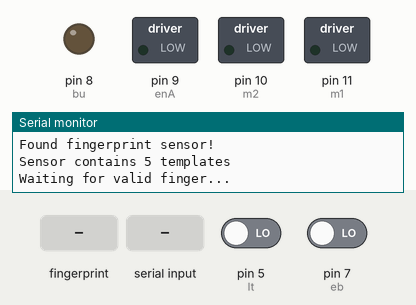
Recording of a sketch running on a simulated Arduino Uno, built with avr-gcc and run on an emulated ATmega328P. Shown: switched loads named in the sketch (green lamp = pin HIGH), output pins drawn as LEDs (lit = HIGH), the last lines printed to the serial monitor. The inputs (shaded band) are chosen by the test bench; at power-on: pin 5 (lt) LOW, pin 7 (eb) LOW.

Above: at 3.3 s.
3.4 s: finger stored as number 1 placed on the sensor
At 4.4 s:
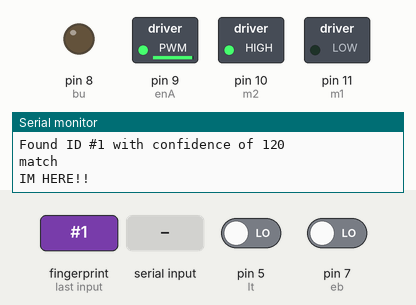
At 5.8 s:
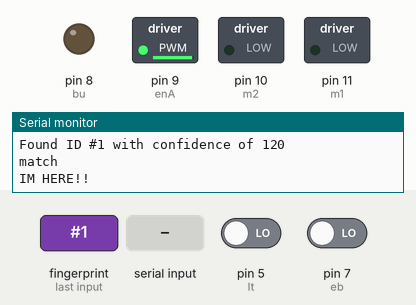
6.1 s: "90,45\n" received over Serial
Timing chart, 0 to 9.1 s (numbered marks = the images above; inputs shaded):
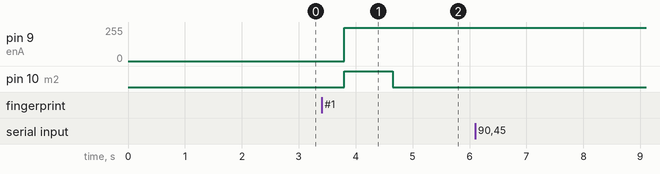

The sketch:

fingerprint_door_lock.ino
```cpp
#include <Adafruit_Fingerprint.h> //fingerprint library
#include <SoftwareSerial.h>
SoftwareSerial mySerial(2, 3); //Rx Tx pins declaration of fingerprint sensor
uint8_t id;
////////GLOBAL VARIABLES////////////////////////////

Adafruit_Fingerprint finger = Adafruit_Fingerprint(&mySerial);//1234puppy
const int threshold  = 80;  //Minimum Threshold confidence needed to verify the fingerprint
int bu=8; //buzzer
int count = 0;
int counter = 0; //counter to count No. of invalid attempts
int eb=7; //Enroll pushbutton

//////////////////////////////////////////////////

//////////////////////   SETUP BEGINS  ///////////////////////

void setup()
{


  enroll_setup();  //setup function for enrollment of aa individual

  motor_setup();  // motor setup
  finger_setup(); //fingerprint setup
  pinMode(bu,OUTPUT);  //buzzer
  pinMode(eb,INPUT); //enroll push button
}

//////////////////// SETUP END ////////////////////////////////

//////////////////// LOOP BEGINS ////////////////////////////
void loop()
{
  if(digitalRead(eb)==HIGH)  //if enroll button is detected high
  {
  getFingerprintIDez(); //function to verify the fingerprint
  delay(50);
  }
 else if(digitalRead(eb)==LOW) //if enroll button detected low :enrollment mode
  {
   getFingerprintIDez();  //function to verify the fingerprint of admins
   delay(50);
   if(finger.fingerID==1||finger.fingerID==2) //condition to check the id of admins as only admins will be able to enroll another person
   {
  Serial.println("Ready to enroll a fingerprint!");
  Serial.println("Please type in the ID # (from 1 to 127) you want to save this finger as..."); //unique id to store fingerprint of new enrolled person
  id = readnumber();  // function to read the id from serial monitor
  if (id == 0) {// ID #0 not allowed, try again!
     return;
  }
  Serial.print("Enrolling ID #");
  Serial.println(id);

  while (!  getFingerprintEnroll() ); //WAITING FOR THE FINGERPRINT TO BE DETECTED
   }
  }
}
/////////////////////////  LOOP ENDS /////////////////////////////////
```

enroll.ino
```cpp
#include <Adafruit_Fingerprint.h>  //ADAFRUIT FINGERPRINT LIBRARY

// On Leonardo/Micro or others with hardware serial, use those! #0 is green wire, #1 is white

/*This is a pre-defined library function used to detect the fingerprint sensor
 * and if fingerprint sensor is detected
 * this function will used to enroll a new fingerprint with a unique id
 */

void enroll_setup()
{

  Serial.begin(9600); //setting Baud rate for serial communication
  while (!Serial);  // For Yun/Leo/Micro/Zero/...
  delay(100);
  Serial.println("\n\nAdafruit Fingerprint sensor enrollment");

  // set the data rate for the sensor serial port
  finger.begin(57600);

  if (finger.verifyPassword()) {    // checking whether fingerprint sensor is connected or not
    Serial.println("Found fingerprint sensor!");
  } else {
    Serial.println("Did not find fingerprint sensor :(");
    while (1) { delay(1); }
  }
}

uint8_t readnumber(void) {
  uint8_t num = 0;

  while (num == 0) {
    while (! Serial.available());
    num = Serial.parseInt();
  }
  return num;
}
/*
 * This function is used to check whether fingerprint image has
 * been taken properly or not.
 */
uint8_t getFingerprintEnroll() {

  int p = -1;
  Serial.print("Waiting for valid finger to enroll as #"); Serial.println(id);
  while (p != FINGERPRINT_OK) {
    p = finger.getImage();
    switch (p) {
    case FINGERPRINT_OK:
      Serial.println("Image taken");
      break;
    case FINGERPRINT_NOFINGER:
      Serial.println(".");
      break;
    case FINGERPRINT_PACKETRECIEVEERR:
      Serial.println("Communication error");
      break;
    case FINGERPRINT_IMAGEFAIL:
      Serial.println("Imaging error");
      break;
    default:
      Serial.println("Unknown error");
      break;
    }
  }

  // OK success!

  p = finger.image2Tz(1);
  switch (p) {
    case FINGERPRINT_OK:
      Serial.println("Image converted");
      break;
    case FINGERPRINT_IMAGEMESS:
      Serial.println("Image too messy");
      return p;
    case FINGERPRINT_PACKETRECIEVEERR:
      Serial.println("Communication error");
      return p;
    case FINGERPRINT_FEATUREFAIL:
      Serial.println("Could not find fingerprint features");
      return p;
    case FINGERPRINT_INVALIDIMAGE:
      Serial.println("Could not find fingerprint features");
      return p;
    default:
      Serial.println("Unknown error");
      return p;
  }

  Serial.println("Remove finger");
  delay(2000);
  p = 0;
  while (p != FINGERPRINT_NOFINGER) {
    p = finger.getImage();
  }
  Serial.print("ID "); Serial.println(id);
  p = -1;
  Serial.println("Place same finger again");
  while (p != FINGERPRINT_OK) {
    p = finger.getImage();
    switch (p) {
    case FINGERPRINT_OK:
      Serial.println("Image taken");
      break;
    case FINGERPRINT_NOFINGER:
      Serial.print(".");
      break;
    case FINGERPRINT_PACKETRECIEVEERR:
      Serial.println("Communication error");
      break;
    case FINGERPRINT_IMAGEFAIL:
      Serial.println("Imaging error");
      break;
    default:
      Serial.println("Unknown error");
      break;
    }
  }

  // OK success!

  p = finger.image2Tz(2);
  switch (p) {
    case FINGERPRINT_OK:
      Serial.println("Image converted");
      break;
    case FINGERPRINT_IMAGEMESS:
      Serial.println("Image too messy");
      return p;
    case FINGERPRINT_PACKETRECIEVEERR:
      Serial.println("Communication error");
      return p;
    case FINGERPRINT_FEATUREFAIL:
      Serial.println("Could not find fingerprint features");
      return p;
    case FINGERPRINT_INVALIDIMAGE:
      Serial.println("Could not find fingerprint features");
      return p;
    default:
      Serial.println("Unknown error");
      return p;
  }

  // OK converted!
  Serial.print("Creating model for #");  Serial.println(id);

  p = finger.createModel();
  if (p == FINGERPRINT_OK) {
    Serial.println("Prints matched!");
  } else if (p == FINGERPRINT_PACKETRECIEVEERR) {
    Serial.println("Communication error");
    return p;
  } else if (p == FINGERPRINT_ENROLLMISMATCH) {
    Serial.println("Fingerprints did not match");
    return p;
  } else {
    Serial.println("Unknown error");
    return p;
  }

  Serial.print("ID "); Serial.println(id);
  p = finger.storeModel(id);
  if (p == FINGERPRINT_OK) {
    Serial.println("Stored!");
  } else if (p == FINGERPRINT_PACKETRECIEVEERR) {
    Serial.println("Communication error");
    return p;
  } else if (p == FINGERPRINT_BADLOCATION) {
    Serial.println("Could not store in that location");
    return p;
  } else if (p == FINGERPRINT_FLASHERR) {
    Serial.println("Error writing to flash");
    return p;
  } else {
    Serial.println("Unknown error");
    return p;
  }
}
```

finger.ino
```cpp
int lt=5;   // Door lock limit switch
int ch= 0;
/*
 * This function for setup of fingerprint sensor
 */
void  finger_setup()
{
  pinMode(lt,INPUT);  // state of limit switch pin taken as input
  Serial.begin(9600); //setting the baud rate for serial communication
  while (!Serial);
  Serial.println("\n\nAdafruit finger detect test");

  // set the data rate for the sensor serial port
  finger.begin(57600);

  if (finger.verifyPassword()) {
    Serial.println("Found fingerprint sensor!");
  } else {
    Serial.println("Did not find fingerprint sensor :(");
    while (1) { delay(1); }
  }

  finger.getTemplateCount();
  Serial.print("Sensor contains "); Serial.print(finger.templateCount); Serial.println(" templates");
  Serial.println("Waiting for valid finger...");
}

/*
 * This function is used to verify the fingerprint
 * and open or close the door lock as per the conditions of limit switch
 */

int getFingerprintIDez() {

  uint8_t p = finger.getImage();
  if (p != FINGERPRINT_OK) return -1;


  p = finger.image2Tz();
  if (p != FINGERPRINT_OK) return -1;


  p = finger.fingerFastSearch();
  if (p != FINGERPRINT_OK)
  {
    if (p == FINGERPRINT_NOTFOUND)
    {
      Serial.println("not found");
      count ++;
      if(count == 3)
      {
        tone(bu,10000,2000);
        count = 0;
        Serial.println("buzzer");
      }
    }
    return -1;
  }


  // found a match!
  Serial.print("Found ID #"); Serial.print(finger.fingerID);
  Serial.print(" with confidence of "); Serial.println(finger.confidence);

  if(finger.confidence > threshold)  //checking the confidence of fingerprint detected
  {
    Serial.println("match");
    if(digitalRead(lt)==LOW) //if limit switch detected low,and if fingerprint is verified then doorlock will open
    {
    motor_run(0,250);//add numbers to be tested add 1 or 0 in first parameter to change direction of rotation and second parameter is for speed.
    delay(850);//add delay in ms as required.
    //motor_run(0,85);
    //delay(1000);
    motor_stop();
    delay(2000);
    }
   else if(digitalRead(lt)==HIGH) ////if limit switch detected HIGH,and if fingerprint is verified then doorlock will close
    {
      Serial.println("here");
    motor_run(1,220);//add numbers to be tested add 1 or 0 in first parameter to change direction of rotation and second parameter is for speed.
    delay(800);//add delay in ms as required.
    motor_stop();
    delay(2000);
    }
    }
  return finger.fingerID;
}
```

motor.ino
```cpp
int m1 = 11;
int m2 = 10;
int enA = 9;
int d1 , d2 ;
//////////////// MOTOR SETUP ///////////////////////

void motor_setup()
{
  pinMode(m1, OUTPUT);
  pinMode(m2, OUTPUT);
  pinMode(enA, OUTPUT);
}

////////////////// MOTOR SETUP ENDS ////////////////////

/*
 * This function is used to stop the motor completely
 */
void motor_stop()
{
  digitalWrite(m1, LOW);
  digitalWrite(m2, LOW);
}

/*
 * This function is used define direction and pass PWM to the Motor.
 */
void motor_run(byte dir, int motor_speed)
{
  Serial.print("IM HERE!!");
  //d1 & d2 are the variables for clockwise or anti-clockwise rotation of the motor
  d1 = (dir == 1) ? 1 : 0;
  d2 = (dir == 1) ? 0 : 1;
  analogWrite(enA, motor_speed);  //passing PWM to the motor
  digitalWrite(m1, d1);
  digitalWrite(m2, d2);
}
```

Measured:
- after the input at 3.4 s, pin 9 (enA): 0/255 → 250/255 after 0.40 s; pin 10 (m2): LOW → HIGH after 0.40 s, → LOW 0.85 s later
